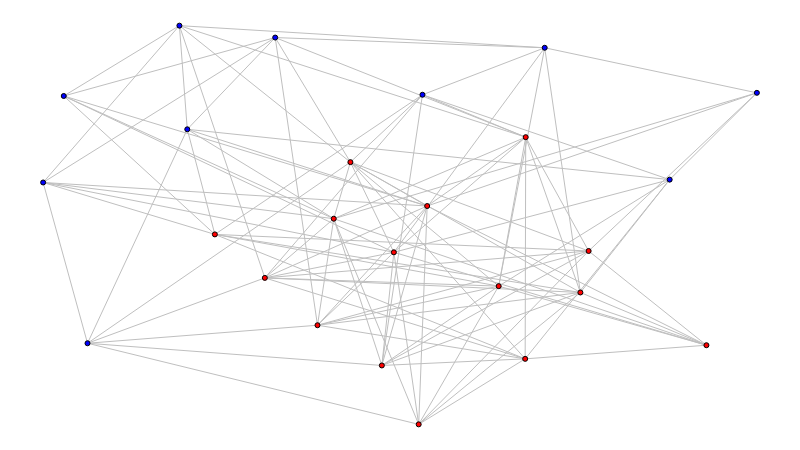

The cell this chart's notebook holds for it:
### Markdown cell above
Simulação com visualização, quando apenas uma minoria dos nós busca reduzir a restrição de Burt, enquanto todos os outros buscam aumentar:

### Code cell
num_closers = int(FRAC_CLOSERS * NUM_NODES)

g = simulate(num_closers)

sn.reset_positions(g)

sn.show_graph(g)

### Figure 1 — Plotly figure (JSON) as saved in the notebook; plotly's stock layout.template omitted (floating-point values rounded to 4 significant figures; data arrays with more than 128 entries replaced by an {"elided": "..."} marker saying what was removed)
{"data": [{"hoverinfo": "none", "line": {"color": "rgb(191, 191, 191)", "width": 1}, "mode": "lines", "type": "scatter", "uid": "c57b7af4-4d27-4d17-9b95-a2c114f39c11", "x": {"elided": "315 float values"}, "y": {"elided": "315 float values"}}, {"hoverinfo": "none", "marker": {"color": "rgb(0, 0, 255)", "line": {"color": "rgb(0, 0, 0)", "width": 1}, "size": 5}, "mode": "markers+text", "text": [], "textfont": {"color": "rgb(255, 255, 255)"}, "textposition": "middle center", "type": "scatter", "uid": "5a959127-3325-483e-ac45-b6e7724aadd8", "x": [1, 0.1909, 0.3251, 0, 0.5315, 0.7027, 0.8778, 0.02892, 0.202, 0.06218], "y": [0.8314, 1, 0.9701, 0.6066, 0.8266, 0.9445, 0.6138, 0.8235, 0.74, 0.2034]}, {"hoverinfo": "none", "marker": {"color": "rgb(255, 0, 0)", "line": {"color": "rgb(0, 0, 0)", "width": 1}, "size": 5}, "mode": "markers+text", "text": [], "textfont": {"color": "rgb(255, 255, 255)"}, "textposition": "middle center", "type": "scatter", "uid": "50555a68-90a5-4cdc-94da-088bc3e965ce", "x": [0.3106, 0.5381, 0.4746, 0.6383, 0.3844, 0.5262, 0.6761, 0.7643, 0.7527, 0.9293, 0.4305, 0.4914, 0.2406, 0.6754, 0.4072], "y": [0.3674, 0.5476, 0.1477, 0.3467, 0.2487, 0, 0.7203, 0.4348, 0.3308, 0.1985, 0.6577, 0.4315, 0.4764, 0.1643, 0.5158]}], "layout": {"height": 450, "margin": {"b": 0, "l": 0, "r": 0, "t": 0}, "showlegend": false, "width": 800, "xaxis": {"showgrid": false, "showticklabels": false, "zeroline": false}, "yaxis": {"showgrid": false, "showticklabels": false, "zeroline": false}}}
